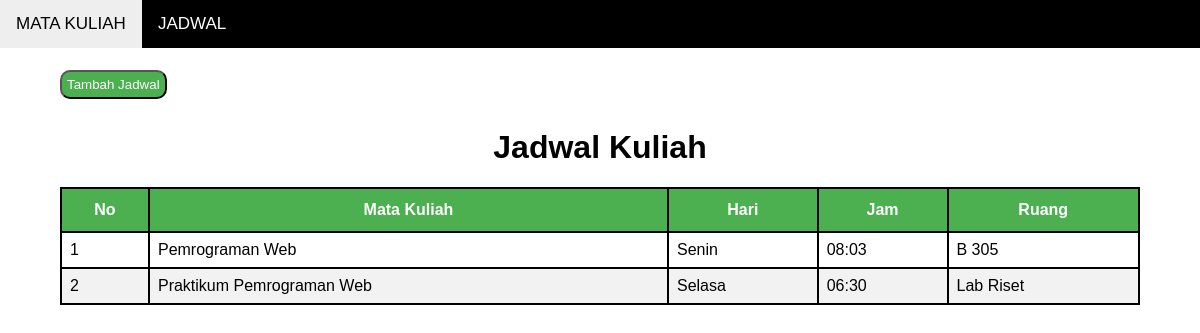
Page /Teori/6/Matkul-Jadwal/jadwal.php on the committed database.
### tables this page shows
CREATE TABLE `jadwal` (
  `id_jadwal` int(11) NOT NULL,
  `id_matkul` int(11) NOT NULL,
  `hari` varchar(50) NOT NULL,
  `ruang` varchar(50) NOT NULL,
  `jam` varchar(50) NOT NULL
);

CREATE TABLE `matkul` (
  `id_matkul` int(11) NOT NULL,
  `matkul` varchar(50) NOT NULL
);

### Teori/6/Matkul-Jadwal/jadwal_read.php (called while the page is built)
<?php
include_once('connection.php');
$result = "SELECT matkul.matkul, jadwal.* FROM jadwal INNER JOIN matkul ON matkul.id_matkul = jadwal.id_matkul;";
$getJadwal = $connection->query($result);
?>

### Teori/6/Matkul-Jadwal/jadwal.php (the view, shortened to what this page needs)
<?php
include_once("jadwal_read.php");
?>
<html>
<head>
	<link rel="stylesheet" type="text/css" href="style.css">
</head>
<body>
	<div class="nav">
		<a href="matkul.php">MATA KULIAH</a>
		<a href="jadwal.php">JADWAL</a>
	</div>
	<div style="padding-top: 70px;">
		<div style="margin-bottom: 30px">
			<div class="container">
				<button id="myBtn" class="btn btn-green">Tambah Jadwal</button>
			</div>
		</div>
		<div class="container">
			<h1 class="text-center">Jadwal Kuliah</h1>
			<div class="col-lg-12">
				<table width='80%' border=1 align="center" class="table">
					<thead>
						<tr>
							<th class="text-center">No</th>
							<th class="text-center">Mata Kuliah</th>
							<th class="text-center">Hari</th>
							<th class="text-center">Jam</th>
							<th class="text-center">Ruang</th>
						</tr>
					</thead>
					<?php
					$no = 1;
					while($jadwal = $getJadwal->fetch_array()) {
						echo "<td>".$no++."</td>";
						echo "<td>".$jadwal['matkul']."</td>";
						echo "<td>".$jadwal['hari']."</td>";
						echo "<td>".$jadwal['jam']."</td>";
						echo "<td>".$jadwal['ruang']."</td>";
					}
					?>
				</table>
			</div>
		</div>
	</div>
</body>
</html>

### Teori/6/Matkul-Jadwal/style.css (style rules this page uses)
html { scroll-behavior: smooth; }
body { margin: 0; font-family: Arial, Helvetica, sans-serif; }
* { box-sizing: border-box; }
.table { border-collapse: collapse; width: 100%; background-color: #fff }
.table td, .table th { border: 2px solid #000; padding: 8px; }
.table th { padding-top: 12px; padding-bottom: 12px; text-align: left; background-color: #4CAF50; color: white; }
.text-center { text-align: center !important; }
.container { margin: 0 5%; }
.nav { overflow: hidden; background-color: #000; position: fixed; width: 100%; }
.nav a { float: left; color: #fff; text-align: center; padding: 14px 16px; text-decoration: none; font-size: 17px; }
.btn { border-radius: 10px; padding: 5px 5px; }
.btn-green { background-color: #4CAF50; color: #fff !important; }

### rows in the picture
jadwal: id_matkul.matkul "Pemrograman Web", hari "Senin", jam "08:03", ruang "B 305"
jadwal: id_matkul.matkul "Praktikum Pemrograman Web", hari "Selasa", jam "06:30", ruang "Lab Riset"
